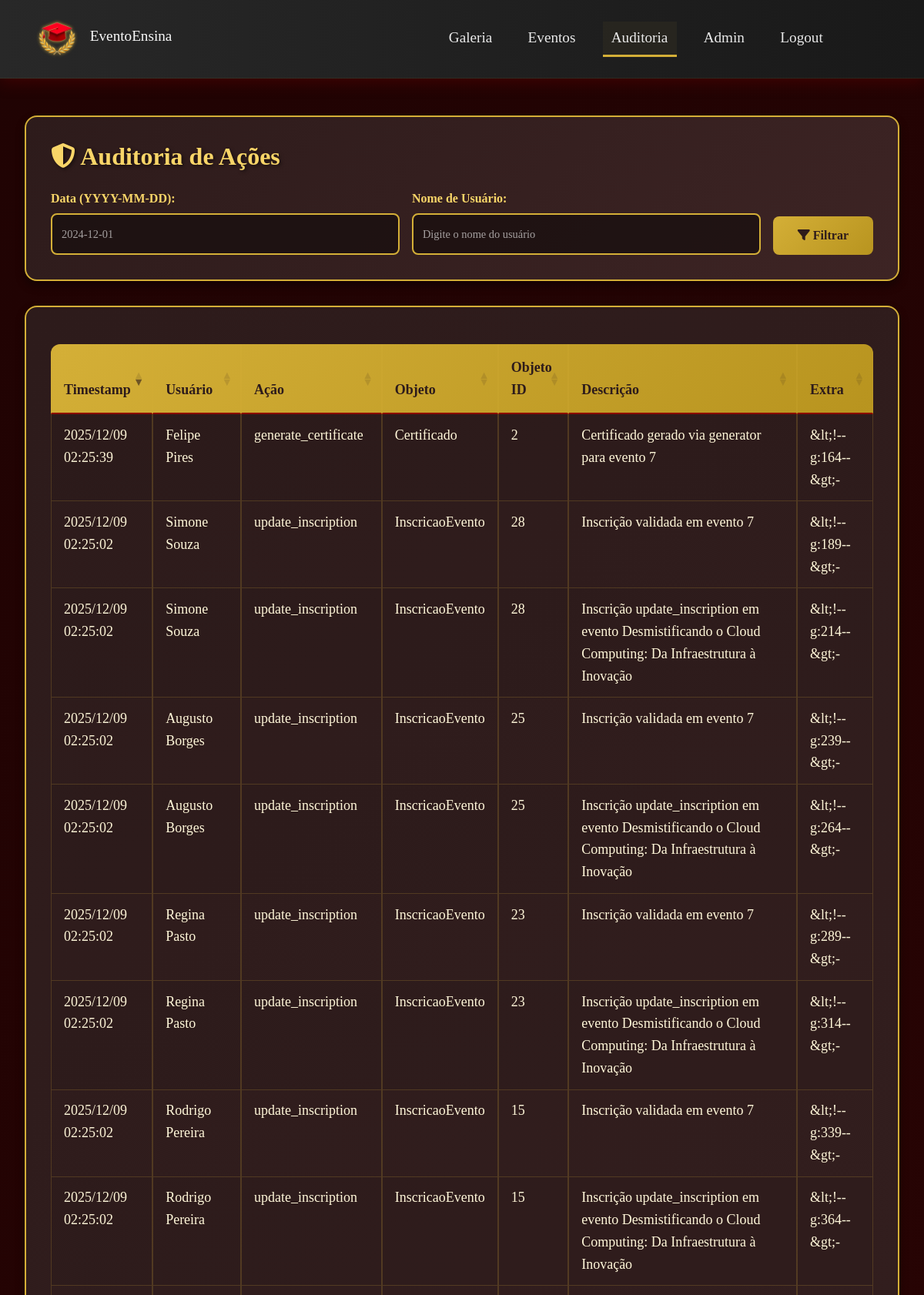
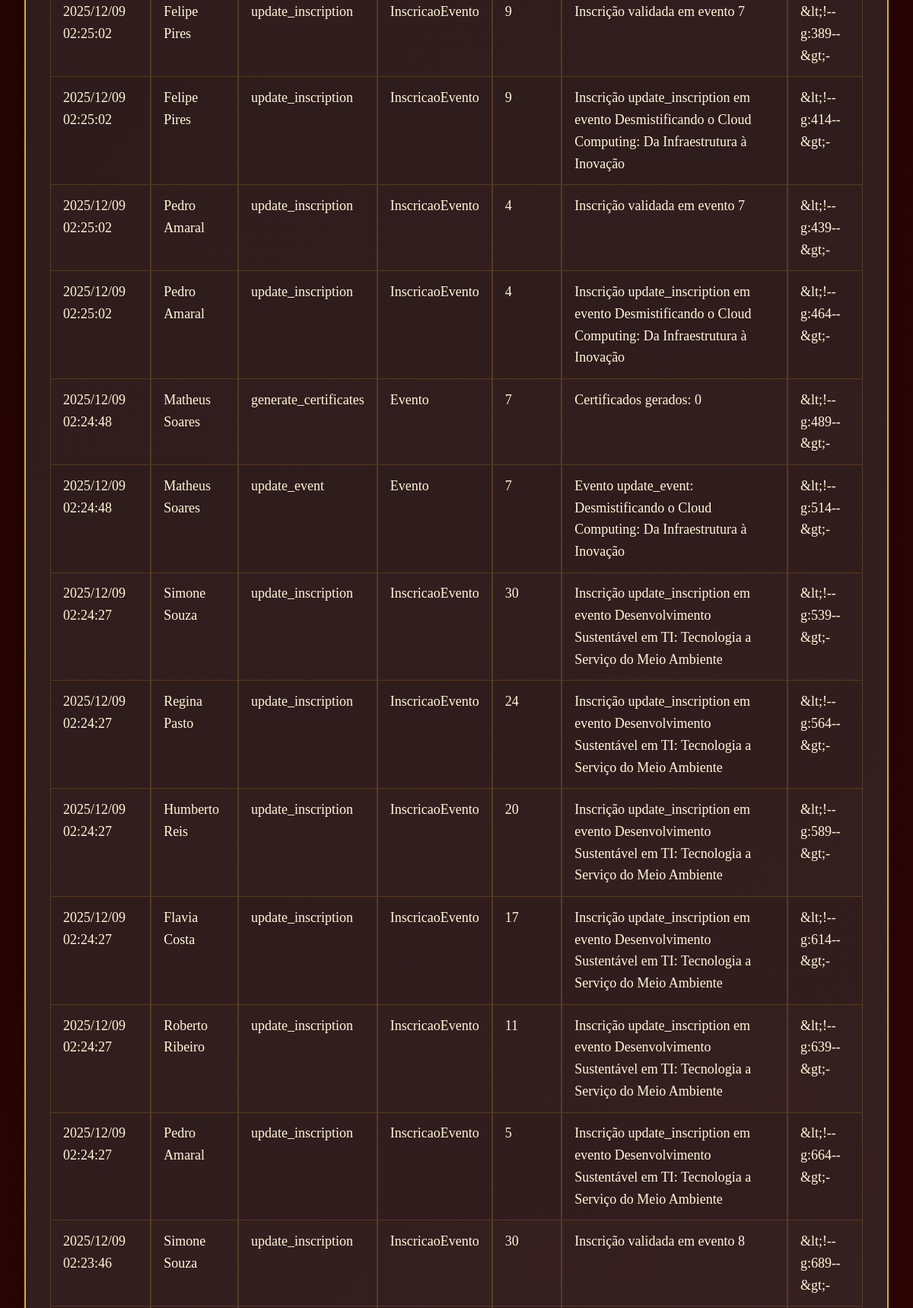
Page /eventos/auditoria/ (signed in, upper part) on the committed database (2 pictures, top to bottom).
### usuarios/models.py (models this page shows, shortened)
class AuditLog(models.Model):
    timestamp = models.DateTimeField(auto_now_add=True, db_index=True)
    usuario = models.ForeignKey('usuarios.Usuario', on_delete=models.SET_NULL, null=True, blank=True)
    django_user = models.ForeignKey(
        'auth.User', on_delete=models.SET_NULL, null=True, blank=True, related_name='audit_logs'
    )
    action = models.CharField(max_length=100)
    object_type = models.CharField(max_length=100, blank=True, null=True)
    object_id = models.CharField(max_length=100, blank=True, null=True)
    description = models.TextField(blank=True, null=True)
    ip_address = models.CharField(max_length=45, blank=True, null=True)
    extra = models.JSONField(blank=True, null=True)
    class Meta:
        ordering = ['-timestamp']

class Usuario(models.Model):
    nome = models.CharField(max_length=150)
    telefone = models.CharField(max_length=32, blank=True, null=True)
    instituicao = models.ForeignKey(Instituicao, on_delete=models.SET_NULL, null=True, blank=True)
    tipo = models.ForeignKey(TipoUsuario, on_delete=models.CASCADE)
    nome_usuario = models.CharField(max_length=50, unique=True)
    email = models.EmailField(blank=True, null=True)
    senha = models.CharField(max_length=128, blank=True, null=True)
    user = models.OneToOneField(settings.AUTH_USER_MODEL, on_delete=models.SET_NULL, null=True, blank=True, related_name='profile')
    base_dir = models.CharField(max_length=255, blank=True, null=True)

### eventos/views.py (the view, shortened to what this page needs)
# urls.py: path('auditoria/', views.auditoria, name='auditoria_eventos'),
@login_required
def auditoria(request):
    usuario = get_current_usuario(request)
    try:
        if not (request.user and request.user.is_authenticated and request.user.is_superuser):
            messages.error(request, 'Acesso negado: apenas superusuários podem consultar auditoria.')
            return redirect('meus_eventos')
    except Exception:
        messages.error(request, 'Acesso negado: credenciais inválidas para auditoria.')
        return redirect('meus_eventos')
    from usuarios.models import AuditLog
    from django.db.models import Q
    qs = AuditLog.objects.all().order_by('-timestamp')
    date_str = request.GET.get('date')
    username = request.GET.get('username', '').strip()
    all_usuarios = Usuario.objects.values_list('nome_usuario', flat=True).distinct()
    all_django_users = User.objects.values_list('username', flat=True).distinct()
    all_usernames = sorted(set(list(all_usuarios) + list(all_django_users)))
    paginator = Paginator(qs, 50)
    page = request.GET.get('page', 1)
    try:
        logs = paginator.page(page)
    except Exception:
        logs = paginator.page(1)
    return render(request, 'eventos/auditoria.html', {
        'logs': logs,
        'usuario': usuario,
        'nav_items': nav_items,
        'all_usernames': all_usernames,
    })

### eventos/templates/eventos/auditoria.html (shortened to what this page needs)
{% extends 'base/base.html' %}
{% load static %}
{% block extra_css %}
<link rel="stylesheet" href="{% static 'css/auditoria.css' %}">
{% endblock %}
{% block content %}
<div class="audit-container">
  <div class="audit-header">
    <h1><i class="fas fa-shield-alt"></i> Auditoria de Ações</h1>
    <form method="get" class="audit-filters">
      <div class="filter-group">
        <label for="date">Data (YYYY-MM-DD):</label>
        <input type="text" id="date" name="date" value="{{ request.GET.date }}" placeholder="2024-12-01">
      </div>
      <div class="filter-group">
        <label for="username">Nome de Usuário:</label>
        <input type="text" id="username" name="username" value="{{ request.GET.username }}" placeholder="Digite o nome do usuário" list="usernames-list">
      </div>
      <button type="submit" class="btn-filter"><i class="fas fa-filter"></i> Filtrar</button>
    </form>
  </div>
  <div class="audit-table-container">
    <table id="auditTable" class="table table-striped table-bordered" style="width:100%">
      <thead>
        <tr>
          <th>Timestamp</th>
          <th>Usuário</th>
          <th>Ação</th>
          <th>Objeto</th>
          <th>Objeto ID</th>
          <th>Descrição</th>
          <th>Extra</th>
        </tr>
      </thead>
      <tbody>
        {% for l in logs %}
        <tr>
          <td>{{ l.timestamp|date:"Y/m/d H:i:s" }}</td>
          <td>
            {% if l.usuario %}
              <span title="Usuario ID: {{ l.usuario.id }}">{{ l.usuario.nome_usuario }}</span>
            {% elif l.django_user %}
              <span title="Django User ID: {{ l.django_user.id }}">{{ l.django_user.username }}</span>
            {% else %}
              <em>sistema</em>
            {% endif %}
          </td>
          <td>{{ l.action }}</td>
          <td>{{ l.object_type }}</td>
          <td>{{ l.object_id|default:"-" }}</td>
          <td>{{ l.description|default:"-" }}</td>
          <td>{{ l.extra|default:"-" }}</td>
        </tr>
        {% empty %}
        <tr><td colspan="7" style="text-align: center; padding: 2rem; color: #ff7f16;">Nenhum registro encontrado.</td></tr>
        {% endfor %}
      </tbody>
    </table>
  </div>
</div>
{% block extra_js %}
  <link rel="stylesheet" href="https://cdn.datatables.net/1.13.7/css/jquery.dataTables.min.css">
{% endblock %}
{% endblock %}

### static/styles/base.css (style rules this page uses)
* { margin: 0; padding: 0; box-sizing: border-box; }
:root { --primary-gold: #d4af37; --primary-gold-dark: #b8941f; --primary-orange: #ff7f16; --success-green: #28a745; --danger-red: #dc3545; --background-base-dark: #200303; --background-base-medium: #350505; --background-card: linear-gradient(135deg, #2d1b1b 0%, #3d2424 100%); --background-card-hover: linear-gradient(135deg, #3d2424 0%, #4d2c2c 100%); --text-light: #fff7d9; --text-brighter: #fffbe6; --text-heading: #ffeaa7; --text-muted: #ff7f16; --border-color: #d4af37; --card-shadow: 0 4px 6px rgba(0, 0, 0, 0.3); --card-shadow-hover: 0 6px 12px rgba(212, 175, 55, 0.2); }
body { font-family: 'Georgia', 'Times New Roman', serif; background: linear-gradient(135deg, var(--background-base-dark) 0%, var(--background-base-medium) 100%) no-repeat fixed; color: var(--text-light); min-height: 100vh; line-height: 1.6; font-size: 18px; display: flex; flex-direction: column; }
h1, h2, h3, h4, h5 { color: var(--text-heading); margin-bottom: 0.5rem; }
h1 { font-size: 2rem; }
p, li, label { color: var(--text-light); font-size: 0.95rem; line-height: 1.4; }
input, textarea, select { background: rgba(255,255,255,0.05); color: var(--text-brighter); border: 1px solid var(--border-color); font-size: 1rem; padding: 0.7rem; border-radius: 6px; width: 100%; }
input::placeholder, textarea::placeholder { color: rgba(255,255,255,0.6); font-size: 0.9rem; }
html, body { height: 100%; }

### eventos/static/css/auditoria.css (style rules this page uses)
.audit-container { max-width: 1400px; margin: 2rem auto; padding: 0 1rem; }
.audit-header { background: linear-gradient(135deg, #2d1b1b 0%, #3d2424 100%) !important; border: 2px solid #d4af37; border-radius: 16px; padding: 2rem; margin-bottom: 2rem; box-shadow: 0 6px 12px rgba(0, 0, 0, 0.4); }
.audit-header h1 { color: #f8d568 !important; margin-bottom: 1.5rem; font-size: 2rem; text-shadow: 2px 2px 4px rgba(0, 0, 0, 0.5); font-weight: 700; }
.audit-filters { display: flex; gap: 1rem; flex-wrap: wrap; align-items: flex-end; }
.filter-group { display: flex; flex-direction: column; gap: 0.5rem; min-width: 220px; flex: 1; }
.filter-group label { color: #f8d568 !important; font-weight: 600; font-size: 1rem; }
.filter-group input, .filter-group select { padding: 0.75rem; border: 2px solid #d4af37 !important; border-radius: 8px; background: rgba(26, 15, 15, 0.8) !important; color: #fff7d9 !important; font-size: 1rem; transition: all 0.3s ease; }
.btn-filter { padding: 0.75rem 2rem; background: linear-gradient(135deg, #d4af37 0%, #b8941f 100%) !important; color: #2d1b1b !important; border: none; border-radius: 8px; font-weight: 700; cursor: pointer; transition: all 0.3s ease; font-size: 1rem; min-height: 48px; }
.audit-table-container { background: linear-gradient(135deg, #2d1b1b 0%, #3d2424 100%) !important; border: 2px solid #d4af37 !important; border-radius: 16px; padding: 2rem; box-shadow: 0 6px 12px rgba(0, 0, 0, 0.4); overflow: auto; margin-bottom: 2rem; }
#auditTable { width: 100%; border-collapse: separate; border-spacing: 0; background: transparent !important; border-radius: 12px; overflow: auto; }
#auditTable thead { background: linear-gradient(135deg, #d4af37 0%, #b8941f 100%) !important; border-bottom: 2px solid #d4af37 !important; }
#auditTable th { color: #2d1b1b !important; padding: 1rem; text-align: left; font-weight: 600; border-bottom: 2px solid #8b0000 !important; background-color: transparent !important; }
#auditTable th:first-child { border-top-left-radius: 12px; }
#auditTable th:last-child { border-top-right-radius: 12px; }
#auditTable td { color: #fff7d9 !important; padding: 0.8rem 1rem; border-bottom: 1px solid rgba(212, 175, 55, 0.2) !important; background-color: transparent !important; }
#auditTable tbody tr { transition: background 0.2s ease; background-color: transparent !important; }
.table>:not(caption)>*>* { background-color: transparent !important; border-color: rgba(212, 175, 55, 0.2) !important; }

### rows in the picture
AuditLog: timestamp "2025/12/09 02:25:39", usuario.nome_usuario "Felipe Pires", action "generate_certificate", object_type "Certificado", object_id "2", description "Certificado gerado via generator para evento 7"
AuditLog: timestamp "2025/12/09 02:25:02", usuario.nome_usuario "Simone Souza", action "update_inscription", object_type "InscricaoEvento", object_id "28", description "Inscrição validada em evento 7"
AuditLog: timestamp "2025/12/09 02:25:02", usuario.nome_usuario "Simone Souza", action "update_inscription", object_type "InscricaoEvento", object_id "28", description "Inscrição update_inscription em evento Desmistificando o Cloud Computing: Da Infraestrutura à Inovação"
AuditLog: timestamp "2025/12/09 02:25:02", usuario.nome_usuario "Augusto Borges", action "update_inscription", object_type "InscricaoEvento", object_id "25", description "Inscrição validada em evento 7"
AuditLog: timestamp "2025/12/09 02:25:02", usuario.nome_usuario "Augusto Borges", action "update_inscription", object_type "InscricaoEvento", object_id "25", description "Inscrição update_inscription em evento Desmistificando o Cloud Computing: Da Infraestrutura à Inovação"
AuditLog: timestamp "2025/12/09 02:25:02", usuario.nome_usuario "Regina Pasto", action "update_inscription", object_type "InscricaoEvento", object_id "23", description "Inscrição validada em evento 7"
AuditLog: timestamp "2025/12/09 02:25:02", usuario.nome_usuario "Regina Pasto", action "update_inscription", object_type "InscricaoEvento", object_id "23", description "Inscrição update_inscription em evento Desmistificando o Cloud Computing: Da Infraestrutura à Inovação"
AuditLog: timestamp "2025/12/09 02:25:02", usuario.nome_usuario "Rodrigo Pereira", action "update_inscription", object_type "InscricaoEvento", object_id "15", description "Inscrição validada em evento 7"
AuditLog: timestamp "2025/12/09 02:25:02", usuario.nome_usuario "Rodrigo Pereira", action "update_inscription", object_type "InscricaoEvento", object_id "15", description "Inscrição update_inscription em evento Desmistificando o Cloud Computing: Da Infraestrutura à Inovação"
AuditLog: timestamp "2025/12/09 02:25:02", usuario.nome_usuario "Felipe Pires", action "update_inscription", object_type "InscricaoEvento", object_id "9", description "Inscrição validada em evento 7"
AuditLog: timestamp "2025/12/09 02:25:02", usuario.nome_usuario "Felipe Pires", action "update_inscription", object_type "InscricaoEvento", object_id "9", description "Inscrição update_inscription em evento Desmistificando o Cloud Computing: Da Infraestrutura à Inovação"
AuditLog: timestamp "2025/12/09 02:25:02", usuario.nome_usuario "Pedro Amaral", action "update_inscription", object_type "InscricaoEvento", object_id "4", description "Inscrição validada em evento 7"
AuditLog: timestamp "2025/12/09 02:25:02", usuario.nome_usuario "Pedro Amaral", action "update_inscription", object_type "InscricaoEvento", object_id "4", description "Inscrição update_inscription em evento Desmistificando o Cloud Computing: Da Infraestrutura à Inovação"
AuditLog: timestamp "2025/12/09 02:24:48", usuario.nome_usuario "Matheus Soares", action "generate_certificates", object_type "Evento", object_id "7", description "Certificados gerados: 0"
AuditLog: timestamp "2025/12/09 02:24:48", usuario.nome_usuario "Matheus Soares", action "update_event", object_type "Evento", object_id "7", description "Evento update_event: Desmistificando o Cloud Computing: Da Infraestrutura à Inovação"
AuditLog: timestamp "2025/12/09 02:24:27", usuario.nome_usuario "Simone Souza", action "update_inscription", object_type "InscricaoEvento", object_id "30", description "Inscrição update_inscription em evento Desenvolvimento Sustentável em TI: Tecnologia a Serviço do Meio Ambiente"
AuditLog: timestamp "2025/12/09 02:24:27", usuario.nome_usuario "Regina Pasto", action "update_inscription", object_type "InscricaoEvento", object_id "24", description "Inscrição update_inscription em evento Desenvolvimento Sustentável em TI: Tecnologia a Serviço do Meio Ambiente"
AuditLog: timestamp "2025/12/09 02:24:27", usuario.nome_usuario "Humberto Reis", action "update_inscription", object_type "InscricaoEvento", object_id "20", description "Inscrição update_inscription em evento Desenvolvimento Sustentável em TI: Tecnologia a Serviço do Meio Ambiente"
AuditLog: timestamp "2025/12/09 02:24:27", usuario.nome_usuario "Flavia Costa", action "update_inscription", object_type "InscricaoEvento", object_id "17", description "Inscrição update_inscription em evento Desenvolvimento Sustentável em TI: Tecnologia a Serviço do Meio Ambiente"
AuditLog: timestamp "2025/12/09 02:24:27", usuario.nome_usuario "Roberto Ribeiro", action "update_inscription", object_type "InscricaoEvento", object_id "11", description "Inscrição update_inscription em evento Desenvolvimento Sustentável em TI: Tecnologia a Serviço do Meio Ambiente"
AuditLog: timestamp "2025/12/09 02:24:27", usuario.nome_usuario "Pedro Amaral", action "update_inscription", object_type "InscricaoEvento", object_id "5", description "Inscrição update_inscription em evento Desenvolvimento Sustentável em TI: Tecnologia a Serviço do Meio Ambiente"
AuditLog: timestamp "2025/12/09 02:23:46", usuario.nome_usuario "Simone Souza", action "update_inscription", object_type "InscricaoEvento", object_id "30", description "Inscrição validada em evento 8"

### other values in the picture
{{ item.label }} "Galeria" "Eventos" "Auditoria" "Admin" "Logout"
